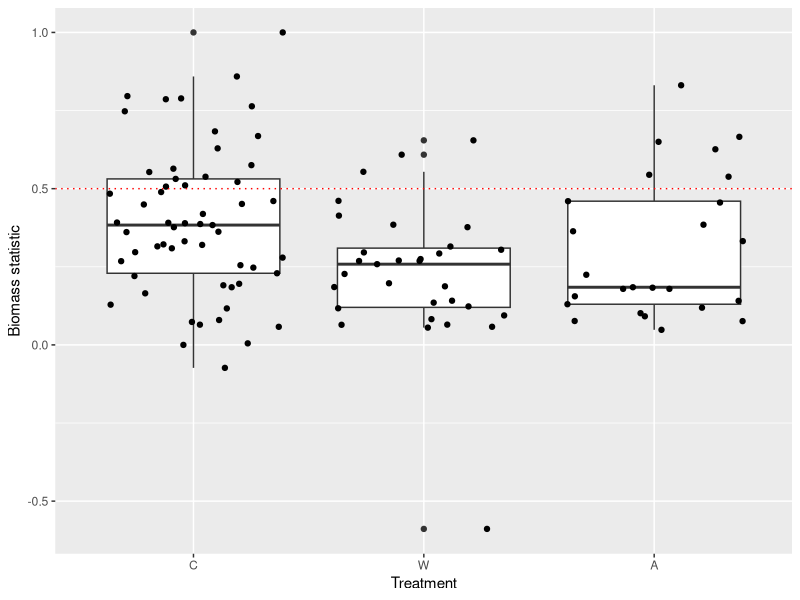

Here is the R script that generated this plot: (Note: this script raises an error after producing the figure.)
library(ggplot2)
library(data.table)

biomass <- fread("../raw_data/Pitfall_Trap_Biomass_Data.csv")
biomass$StartDate <- as.Date(biomass$StartDate, origin = "1970-01-01")
metatable <- fread("../cleaned_data/metadata.csv")
metatable <- metatable[!is.na(Site)]

biomass <- dcast(biomass, StartDate+Site~Distance, value.var=c("Biomass"))
setnames(biomass, c("0m","5m"), c("Near","Far"))
biomass[metatable, Treatment := i.Treatment, on=.(Site, StartDate)]


biomass[, Index := Far/(Near+Far), by = .(StartDate,Site)]

biomass <- biomass[Treatment %in% c("A","C","W")]

biomass$Treatment <- factor(biomass$Treatment, levels=c("C","W","A"), ordered = TRUE)

ggplot(biomass, aes(Treatment, Index)) +
  geom_boxplot() +
  labs(y = "Biomass statistic") +
  geom_jitter() +
  geom_hline(aes(yintercept = 0.5),colour="red",linetype="dotted")




dcast(foo,group+num_users~times,value.var=c("action_rate","action_rate_c95"))






pdf("../plots/biomass.pdf", w=16, h=9)
ggplot(data=interp_table[Site == 6 & LightOn == 1 & Timestamp %between% c(as.POSIXct("2023-07-01"), as.POSIXct("2023-08-01"))]) +
  geom_point(aes(x=Timestamp,y=Intensity,colour=as.factor(Treatment))) +
  geom_point(aes(x=Timestamp,y=AS03),colour="blue") +
  geom_point(aes(x=Timestamp,y=AS06),colour="orange")
dev.off()


















# source("reshape.R")
# 
# master <- format_master("Collection_Date_Site_Treatment_Notes.csv")
# 
# master
# biomass
# head(master)
# # want to select rows of biomass where master status is blank
# 
# master[master$Status=="",]$Date
# 
# dim(biomass[biomass$Treatment=="A",])
# dim(biomass[biomass$Treatment=="C",])
# dim(biomass[biomass$Treatment=="W",])
# 
# status_good <- biomass[biomass$Date %in% master[master$Status=="",]$Date,]
# status_good <- status_good[status_good$Treatment!= "",]
# 
# dim(status_good[status_good$Treatment=="A",])
# dim(status_good[status_good$Treatment=="C",])
# dim(status_good[status_good$Treatment=="W",])
# 
# status_good[status_good$Distance=="0m",]
# # Date, Site, Treatment, Distance:
#   # let's try to make 3 datasets:
#   # 1 for each treatment
#   # each dataset has all sites averaged per date
# 
# 
# summary_biomass <- status_good[status_good$Distance=="0m" & status_good$Date <= as.POSIXct("2023-08-30 PDT"),] %>%
#   group_by(Date,Treatment) %>%
#   summarise(across(c(Biomass),list(mean=mean)))
# 
# summary_biomass
# 
# bmplot <- ggplot(data=summary_biomass, aes(x=Date, y=Biomass_mean, color=Treatment)) +
#   geom_point() +
#   scale_color_manual(values=c("C" = "black",
#                               "W" = "blue",
#                               "A" = "orange"))
# bmplot
#   
#   
#   pberry <- ggplot(data=dfb2, aes(x=reorder(berry_species,-mean_pupae$x), y=dfb2$mean_pupae$x)) + 
#   geom_boxplot() + xlab("Berry species") + ylab("Pupae per sample") + 
#   ggtitle("2022 SWD pupae per sample by berry species") +
#   theme_bw() +
#   theme(axis.line = element_line(colour = "black"),
#         panel.grid.major = element_blank(),
#         panel.grid.minor = element_blank(),
#         panel.border = element_blank(),
#         panel.background = element_blank()) 
# 
# pberry
# 
# 
# lets <- c("A","A","B","B", "C","C","D","D")
# nums <- c("1","3","5","6","7","8","9","10")
# d <- data.frame(lets=lets,nums=nums)
# d[3,1]
# d[d$lets=="A",]
# subs <- c("A","C")
# d[d$lets %in% subs,]
# 
# 
# 
# set.seed(1)
# 
# sample_df <- data.frame(
#   group=factor(rep(letters[1:3],each=10)),
#   value=rnorm(30),
#   day=rep(1:10,times=3)
# )
# 
# sample_df
# 
# aggregate(x = sample_df$value, by = list(sample_df$group,sample_df$day), FUN = "mean")
# 
# group_means_df <- setNames(
#   aggregate(value, by(day,group), sample_df, mean),
#   c("day","group_mean")
# )
# group_means_df
# 
# ggplot(data = sample_df, mapping = aes(x = group, y = value)) +
#   geom_point() +
#   geom_point(
#     mapping = aes(y=group_mean), data = group_means_df,
#     colour = 'red', size = 3
#   )
